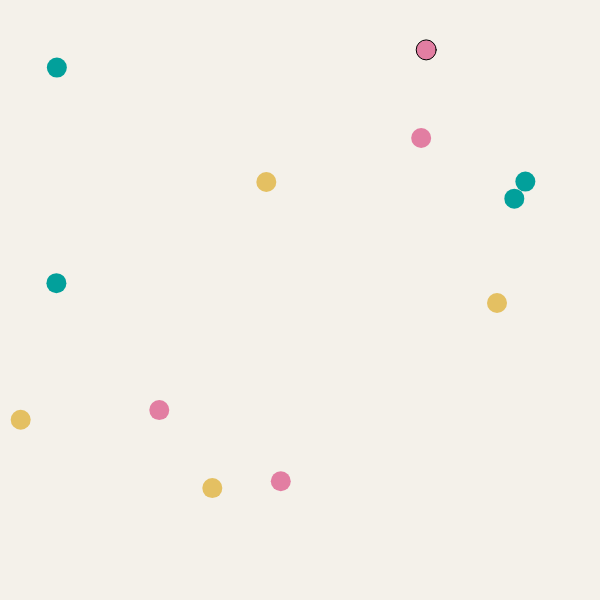
Frame 1 (no input)
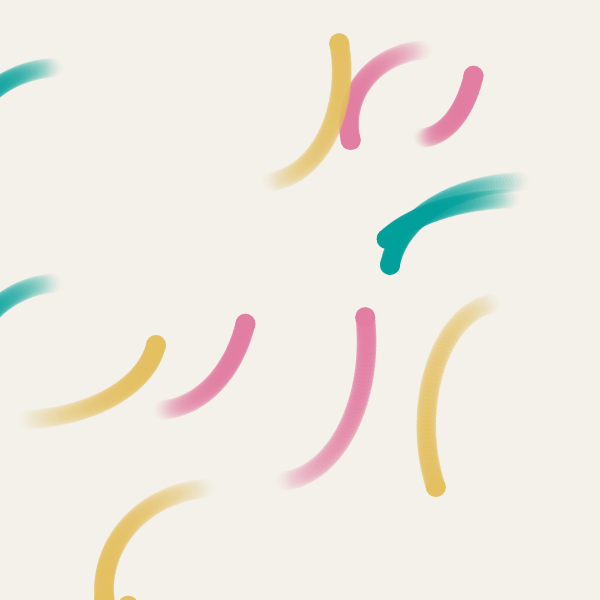
Frame 60 (no input)
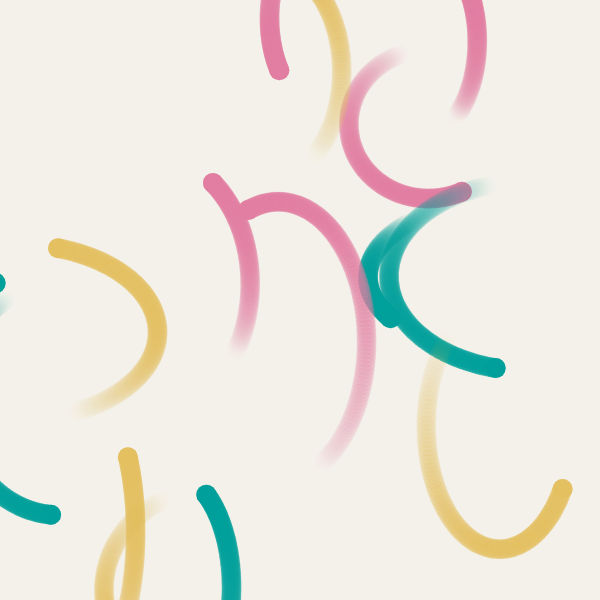
Frame 120 (the mouse pressed at the canvas centre since frame 60)

The p5.js sketch that drew these frames (run headless with seeded random() and noise() and a simulated clock; from frame 60 on, the mouse is pressed at the canvas centre):

// p5.js sketch
// ── sketch.js
let numberOfEllipses = 15;
let horizontalGap = 150;
let verticalGap = 30;
let ellipseSize = 20;
let circles = [];
let amplitude = { x: [50, 150], y: [50, 150] };
let period = [180, 360];

const colorOptions = [
  { color: "yellow", rgb: [228, 192, 98] },
  { color: "blue", rgb: [2, 160, 155] },
  { color: "pink", rgb: [226, 126, 162] },
];

function setup() {
  createCanvas(600, 600);
  let topLeft = { x: 0, y: 0 };
  topLeft.x = (width - horizontalGap - ellipseSize) / 2;
  topLeft.y = (height - ellipseSize - (numberOfEllipses - 1) * verticalGap) / 2;

  for (let i = 0; i < numberOfEllipses; i++) {
    // let y = topLeft.y + ellipseSize / 2 + verticalGap * i;
    let x = random(0, width);
    let y = random(0, height);
    let originX = x;
    let originY = y;
    let currColor = random(colorOptions);
    let direction = random([-1, 1]);
    circles.push(
      new myCircle(
        x,
        y,
        originX,
        originY,
        color(currColor.rgb[0], currColor.rgb[1], currColor.rgb[2]),
        ellipseSize,
        int(random(70, 120)),
        random(amplitude.x[0], amplitude.x[1]),
        random(amplitude.y[0], amplitude.y[1]),
        random(period[0], period[1]),
        direction
      )
    );
  }
}

function draw() {
  background(244, 241, 234);
  for (circle of circles) {
    circle.x =
      circle.originX +
      circle.direction *
        sin((TWO_PI * frameCount) / circle.period) *
        circle.amplitudeX;
    circle.y =
      circle.originY +
      circle.direction *
        cos((TWO_PI * frameCount) / circle.period) *
        circle.amplitudeY;

    circle.updateTrail();
    circle.show();
  }
}

// ── myCircle.js
class myCircle {
  constructor(
    x,
    y,
    originX,
    originY,
    c,
    size,
    trailLength,
    amplitudeX,
    amplitudeY,
    period,
    direction
  ) {
    this.x = x;
    this.y = y;
    this.originX = originX;
    this.originY = originY;
    this.c = c;
    this.size = size;
    this.trail = [];
    this.maxTrailLength = trailLength;
    this.amplitudeX = amplitudeX;
    this.amplitudeY = amplitudeY;
    this.period = period;
    this.direction = direction;
  }

  updateTrail() {
    // Add the current position to the trail array
    this.trail.push({ x: this.x, y: this.y });

    // Remove the oldest position if trail length exceeds max length
    if (this.trail.length > this.maxTrailLength) {
      this.trail.shift();
    }
  }

  show() {
    fill(this.c);

    // Draw the main ellipse
    ellipse(this.x, this.y, this.size);

    for (let i = 0; i < this.trail.length; i++) {
      const pos = this.trail[i];
      const opacity = map(i, 0, this.trail.length, 0, 150); // Fade out over trail length

      fill(red(this.c), green(this.c), blue(this.c), opacity);
      noStroke();
      ellipse(pos.x, pos.y, this.size); // Slightly smaller trail circles
    }
  }
}
